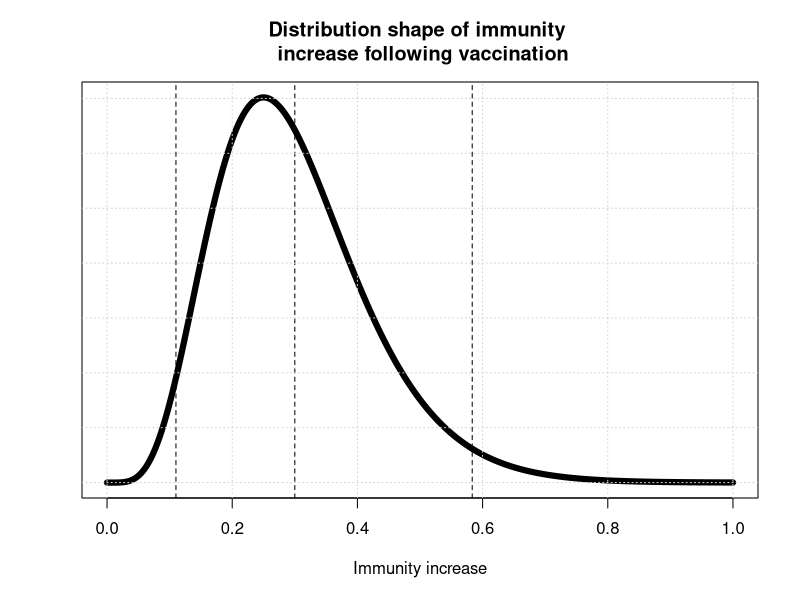

Reproduce this figure in R.
m <- 0.3
v <- m/20

x<-seq(0,2,length.out = 1000)

y <- dgamma(x,shape = m^2/v, rate = m/v)
q <- qgamma(p = c(0.025, 0.975),shape = m^2/v, rate = m/v)

pdf('../figures/vax_imm_incr.pdf')
plot(pmin(1,x),y,typ='l', lwd=6, 
	 xlab = 'Immunity increase', ylab='', yaxt='n',
	 main ='Distribution shape of immunity \n increase following vaccination')
abline(v=c(m,q),lty=2)
grid()
dev.off()
